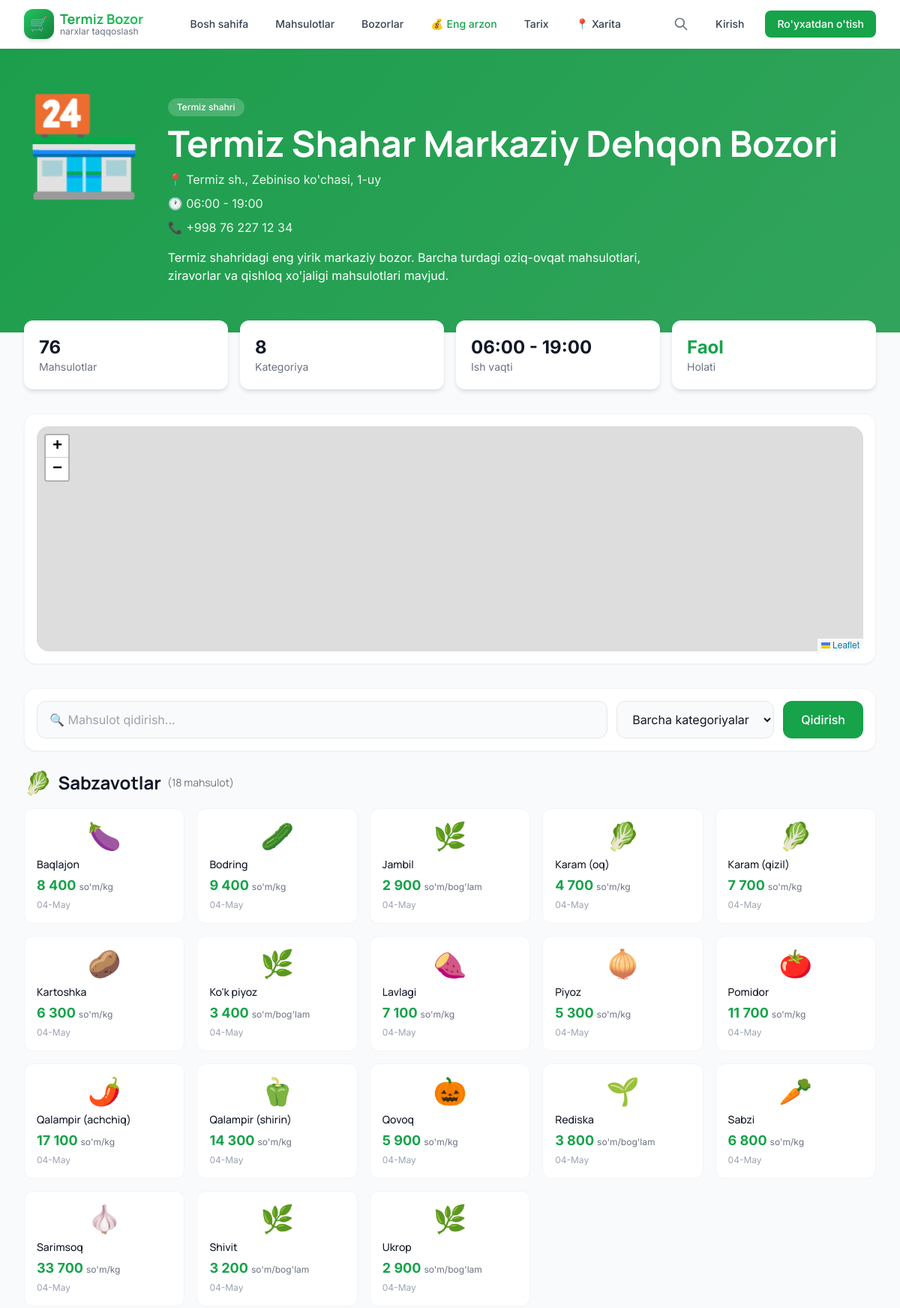
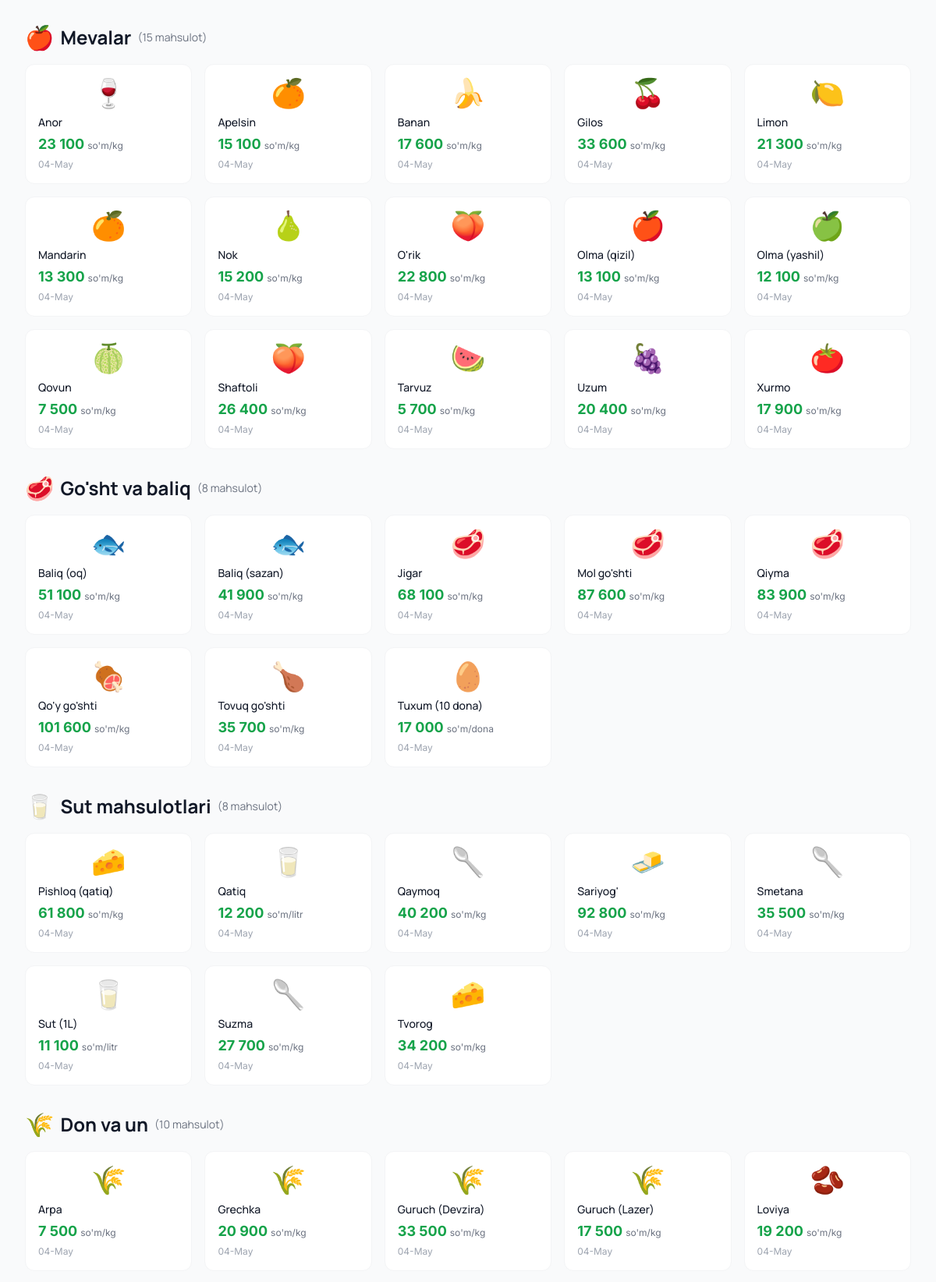
The page /bozorlar/termiz-shahar-markaziy-dehqon-bozori/ (upper part) on the database its author committed (2 pictures, top to bottom).
### apps/markets/models.py (models this page shows, shortened)
class Market(models.Model):
    name = models.CharField(max_length=200, verbose_name='Bozor nomi')
    slug = models.SlugField(max_length=220, unique=True, blank=True)
    address = models.CharField(max_length=300, verbose_name='Manzil')
    description = models.TextField(blank=True, verbose_name='Tavsif')
    latitude = models.DecimalField(
        max_digits=10, decimal_places=7,
        verbose_name='Kenglik (latitude)',
        help_text='Termiz uchun: 37.22 atrofida'
    )
    longitude = models.DecimalField(
        max_digits=10, decimal_places=7,
        verbose_name='Uzunlik (longitude)',
        help_text='Termiz uchun: 67.27 atrofida'
    )
    working_hours = models.CharField(
        max_length=100,
        default='06:00 - 19:00',
        verbose_name='Ish vaqti'
    )
    phone = models.CharField(max_length=30, blank=True, verbose_name='Telefon')
    image = models.ImageField(
        upload_to='markets/',
        blank=True, null=True,
        verbose_name='Bozor rasmi'
    )
    color = models.CharField(
        max_length=7,
        default='#22c55e',
        help_text='Hex rang kodi (masalan #22c55e)',
        verbose_name='Bozor rangi (taqqoslash uchun)'
    )
    is_active = models.BooleanField(default=True, verbose_name='Faol')
    order = models.IntegerField(default=0, verbose_name='Tartib')
    created_at = models.DateTimeField(auto_now_add=True)
    updated_at = models.DateTimeField(auto_now=True)
    class Meta:
        verbose_name = 'Bozor'
        verbose_name_plural = 'Bozorlar'
        ordering = ['order', 'name']
    def get_absolute_url(self):
        return reverse('markets:detail', kwargs={'slug': self.slug})

### apps/products/models.py (models this page shows, shortened)
class Category(models.Model):
    name = models.CharField(max_length=100, unique=True, verbose_name='Nomi')
    slug = models.SlugField(max_length=120, unique=True, blank=True)
    icon = models.CharField(
        max_length=10, default='🛒',
        help_text='Emoji yoki belgi',
        verbose_name='Ikonka'
    )
    color = models.CharField(
        max_length=7, default='#22c55e',
        help_text='Hex rang kodi',
        verbose_name='Rang'
    )
    description = models.TextField(blank=True, verbose_name='Tavsif')
    order = models.IntegerField(default=0, verbose_name='Tartib')
    class Meta:
        verbose_name = 'Kategoriya'
        verbose_name_plural = 'Kategoriyalar'
        ordering = ['order', 'name']

class Product(models.Model):
    class Unit(models.TextChoices):
        KG = 'kg', 'kg (kilogramm)'
        G = 'g', 'g (gramm)'
        DONA = 'dona', 'dona'
        LITR = 'litr', 'litr'
        BOGLAM = 'boglam', "bog'lam"
        TONNA = 'tonna', 'tonna'
        QUTI = 'quti', 'quti'
    name = models.CharField(max_length=150, verbose_name='Mahsulot nomi')
    slug = models.SlugField(max_length=170, unique=True, blank=True)
    category = models.ForeignKey(
        Category,
        on_delete=models.PROTECT,
        related_name='products',
        verbose_name='Kategoriya'
    )
    unit = models.CharField(
        max_length=20,
        choices=Unit.choices,
        default=Unit.KG,
        verbose_name="O'lchov birligi"
    )
    image = models.ImageField(
        upload_to='products/',
        blank=True, null=True,
        verbose_name='Rasm'
    )
    icon = models.CharField(
        max_length=10, blank=True,
        help_text='Rasm o\'rniga emoji ishlatish (masalan 🍅)',
        verbose_name='Emoji'
    )
    description = models.TextField(blank=True, verbose_name='Tavsif')
    is_seasonal = models.BooleanField(default=False, verbose_name='Mavsumiy')
    is_active = models.BooleanField(default=True, verbose_name='Faol')
    is_popular = models.BooleanField(
        default=False,
        verbose_name="Mashhur (bosh sahifada ko'rsatish)"
    )
    created_at = models.DateTimeField(auto_now_add=True)
    class Meta:
        verbose_name = 'Mahsulot'
        verbose_name_plural = 'Mahsulotlar'
        ordering = ['category__order', 'name']
    def get_absolute_url(self):
        return reverse('products:detail', kwargs={'slug': self.slug})
    @property
    def display_unit(self):
        return self.get_unit_display().split(' ')[0]

### apps/prices/models.py (models this page shows, shortened)
class Price(models.Model):
    product = models.ForeignKey(
        'products.Product',
        on_delete=models.CASCADE,
        related_name='prices',
        verbose_name='Mahsulot'
    )
    market = models.ForeignKey(
        'markets.Market',
        on_delete=models.CASCADE,
        related_name='prices',
        verbose_name='Bozor'
    )
    price = models.DecimalField(
        max_digits=12, decimal_places=2,
        verbose_name="Narx (so'm)"
    )
    date = models.DateField(verbose_name='Sana')
    recorded_at = models.DateTimeField(
        default=timezone.now,
        verbose_name='Kiritilgan vaqt'
    )
    recorded_by = models.ForeignKey(
        settings.AUTH_USER_MODEL,
        on_delete=models.SET_NULL,
        null=True, blank=True,
        related_name='recorded_prices',
        verbose_name='Kim kiritgan'
    )
    is_verified = models.BooleanField(
        default=True,
        verbose_name='Tasdiqlangan'
    )
    quality = models.CharField(
        max_length=20,
        choices=[
            ('high', 'Yuqori sifat'),
            ('medium', "O'rtacha"),
            ('low', 'Past'),
        ],
        default='medium',
        verbose_name='Sifati'
    )
    notes = models.TextField(blank=True, verbose_name='Izohlar')
    class Meta:
        verbose_name = 'Narx'
        verbose_name_plural = 'Narxlar'
        ordering = ['-date', '-recorded_at']
        unique_together = [('product', 'market', 'date')]
        indexes = [
            models.Index(fields=['-date']),
            models.Index(fields=['product', 'market', '-date']),
            models.Index(fields=['market', '-date']),
        ]
    @property
    def formatted_price(self):
        return f"{self.price:,.0f}".replace(',', ' ')

### apps/markets/views.py (the view)
# urls.py: path('<slug:slug>/', views.market_detail, name='detail'),
def market_detail(request, slug):
    market = get_object_or_404(Market, slug=slug, is_active=True)
    recent_date = date.today() - timedelta(days=7)
    category_id = request.GET.get('category')
    search = request.GET.get('q', '').strip()
    prices_qs = Price.objects.filter(
        market=market, date__gte=recent_date
    ).select_related('product', 'product__category').order_by('product', '-date')
    seen_products = set()
    prices = []
    for price in prices_qs:
        if price.product_id not in seen_products:
            if category_id and str(price.product.category_id) != category_id:
                continue
            if search and search.lower() not in price.product.name.lower():
                continue
            prices.append(price)
            seen_products.add(price.product_id)
    categories = Category.objects.all()
    prices_by_category = {}
    for price in prices:
        cat = price.product.category
        if cat not in prices_by_category:
            prices_by_category[cat] = []
        prices_by_category[cat].append(price)
    return render(request, 'markets/detail.html', {
        'market': market,
        'prices_by_category': prices_by_category,
        'categories': categories,
        'selected_category': category_id,
        'search': search,
        'total_products': len(prices),
    })

### apps/core/context_processors.py (called while the page is built)
def global_context(request):
    return {
        'site_name': getattr(settings, 'SITE_NAME', 'Termiz Bozor'),
        'nav_categories': Category.objects.all()[:8],
        'nav_markets': Market.objects.filter(is_active=True),
    }

### templates/markets/detail.html (shortened to what this page needs)
{% extends 'base.html' %}
{% load humanize %}
{% block content %}
<div class="relative" style="background: linear-gradient(135deg, {{ market.color }}, {{ market.color }}dd);">
    <div class="absolute inset-0 bg-black/20"></div>
    <div class="relative max-w-7xl mx-auto px-4 sm:px-6 lg:px-8 py-16">
        <div class="flex flex-col md:flex-row gap-8 items-center md:items-start">
            <div class="text-9xl text-white">🏪</div>
            <div class="flex-1 text-center md:text-left text-white">
                <div class="inline-block px-3 py-1 bg-white/20 backdrop-blur rounded-full text-xs font-medium mb-3">
                    Termiz shahri
                </div>
                <h1 class="font-display text-3xl md:text-5xl font-bold mb-3">{{ market.name }}</h1>
                <div class="space-y-2 text-white/90">
                    <p class="flex items-center gap-2 justify-center md:justify-start">📍 {{ market.address }}</p>
                    <p class="flex items-center gap-2 justify-center md:justify-start">🕐 {{ market.working_hours }}</p>
                    {% if market.phone %}<p class="flex items-center gap-2 justify-center md:justify-start">📞 {{ market.phone }}</p>{% endif %}
                </div>
                {% if market.description %}
                    <p class="mt-4 max-w-2xl">{{ market.description }}</p>
                {% endif %}
            </div>
        </div>
    </div>
</div>
<div class="max-w-7xl mx-auto px-4 sm:px-6 lg:px-8 py-8">
    <div class="grid grid-cols-2 md:grid-cols-4 gap-4 mb-8 -mt-12 relative z-10">
        <div class="bg-white rounded-xl p-5 shadow-md">
            <div class="text-2xl font-bold text-gray-900">{{ total_products }}</div>
            <div class="text-sm text-gray-500">Mahsulotlar</div>
        </div>
        <div class="bg-white rounded-xl p-5 shadow-md">
            <div class="text-2xl font-bold text-gray-900">{{ categories|length }}</div>
            <div class="text-sm text-gray-500">Kategoriya</div>
        </div>
        <div class="bg-white rounded-xl p-5 shadow-md">
            <div class="text-2xl font-bold text-gray-900">{{ market.working_hours|truncatechars:15 }}</div>
            <div class="text-sm text-gray-500">Ish vaqti</div>
        </div>
        <div class="bg-white rounded-xl p-5 shadow-md">
            <div class="text-2xl font-bold text-green-600">Faol</div>
            <div class="text-sm text-gray-500">Holati</div>
        </div>
    </div>
    <div class="bg-white rounded-2xl shadow-sm border border-gray-100 p-4 mb-8">
        <div id="market-map" style="height: 300px; border-radius: 1rem;"></div>
    </div>
    <div class="bg-white rounded-2xl shadow-sm border border-gray-100 p-4 mb-6 sticky top-20 z-30">
        <form method="get" class="flex flex-col md:flex-row gap-3">
            <input type="text" name="q" value="{{ search }}" placeholder="🔍 Mahsulot qidirish..."
                   class="flex-1 px-4 py-3 bg-gray-50 border border-gray-200 rounded-xl focus:bg-white focus:border-primary-500 focus:outline-none">
            <select name="category" class="px-4 py-3 bg-gray-50 border border-gray-200 rounded-xl focus:bg-white focus:border-primary-500 focus:outline-none">
                <option value="">Barcha kategoriyalar</option>
            </select>
            <button type="submit" class="px-6 py-3 bg-primary-600 text-white font-medium rounded-xl hover:bg-primary-700 transition">
                Qidirish
            </button>
        </form>
    </div>
    {% if prices_by_category %}
        {% for category, prices in prices_by_category.items %}
            <section class="mb-8">
                <h2 class="font-display text-2xl font-bold text-gray-900 mb-4 flex items-center gap-2">
                    <span class="text-3xl">{{ category.icon }}</span>
                    {{ category.name }}
                    <span class="text-sm text-gray-500 font-normal">({{ prices|length }} mahsulot)</span>
                </h2>
                <div class="grid grid-cols-2 sm:grid-cols-3 md:grid-cols-4 lg:grid-cols-5 gap-4">
                    {% for price in prices %}
                        <a href="{{ price.product.get_absolute_url }}" class="card-hover bg-white rounded-xl p-4 border border-gray-100 group">
                            <div class="text-4xl mb-2 text-center">{{ price.product.icon }}</div>
                            <h3 class="font-medium text-gray-900 text-sm mb-1 truncate group-hover:text-primary-600">{{ price.product.name }}</h3>
                            <div class="flex items-baseline gap-1">
                                <span class="text-lg font-bold text-primary-600">{{ price.formatted_price }}</span>
                                <span class="text-xs text-gray-500">so'm/{{ price.product.display_unit }}</span>
                            </div>
                            <div class="text-xs text-gray-400 mt-1">{{ price.date|date:"d-M" }}</div>
                        </a>
                    {% endfor %}
                </div>
            </section>
        {% endfor %}
    {% else %}
        <div class="bg-yellow-50 border-2 border-yellow-200 rounded-2xl p-12 text-center">
            <div class="text-6xl mb-4">📭</div>
            <h3 class="font-bold text-xl text-gray-900 mb-2">Mahsulotlar topilmadi</h3>
            <p class="text-gray-600">Filtrlarni o'zgartirib ko'ring</p>
        </div>
    {% endif %}
</div>
{% endblock %}

### templates/base.html (style rules this page uses)
body { font-family: 'Inter', sans-serif; }
h1, h2, h3, h4 { font-family: 'Manrope', sans-serif; }
.card-hover { transition: all 0.2s ease; }

### rows shown on the page
Market: name "Termiz Shahar Markaziy Dehqon Bozori", address "Termiz sh., Zebiniso ko'chasi, 1-uy", working_hours "06:00 - 19:00", phone "+998 76 227 12 34", description "Termiz shahridagi eng yirik markaziy bozor. Barcha turdagi oziq-ovqat mahsulotlari, ziravorlar va qishloq xo'jaligi mahsulotlari mavjud."
Category: icon "🥬", name "Sabzavotlar", prices "18"
Category: icon "🍎", name "Mevalar", prices "15"
Category: icon "🥩", name "Go'sht va baliq", prices "8"
Category: icon "🥛", name "Sut mahsulotlari", prices "8"
Category: icon "🌾", name "Don va un", prices "10"

### other values the page prints
{{ total_products }} "76"
{{ categories|length }} "8"
